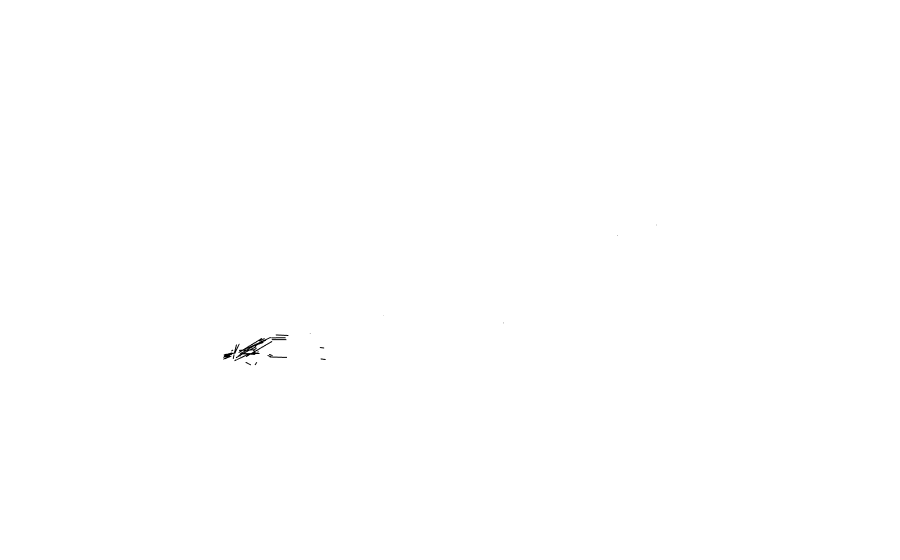

The notebook cell saved with this chart:
### Code cell
#calculate the gradient with respect to E as a function 
f_point_wise = graph[3,:].T
gradient_f = f.grad()

plot_quiver_3d(
    graph[0:3,:].T, 
    quiver=gradient_f.to_ambient(), 
    scale=10, 
    line_width=2,
    camera=camera
).show()

### Figure 1 — Plotly figure (JSON) as saved in the notebook; plotly's stock layout.template omitted (floating-point values rounded to 4 significant figures; data arrays with more than 128 entries replaced by an {"elided": "..."} marker saying what was removed)
{"data": [{"line": {"color": "black", "width": 2}, "mode": "lines", "opacity": 1, "showlegend": false, "type": "scatter3d", "x": {"elided": "159 float values"}, "y": {"elided": "159 float values"}, "z": {"elided": "159 float values"}}, {"anchor": "tail", "colorscale": [[0, "black"], [1, "black"]], "opacity": 1, "showscale": false, "sizemode": "absolute", "sizeref": 4.028, "type": "cone", "u": [-0.006612, 0.02313, 0.04511, -0.02153, 0.02401, 0.02693, 0.8539, 0.7602, 2.004, 2.31, 2.236, 2.648, 0.8639, 0.9077, 0.4167, 0.4157, 0.2305, 0.8942, -0.7322, -0.6783, -1.74, -0.238, -4.756, -2.05, -1.113, -0.7479, -4.414, -1.983, -2.88, -2.204, -4.753, -5.987, -3.888, -2.516, -2.865, -2.646, -3.858, -0.6397, -0.8892, -0.09921, -0.7426, -1.728, -1.142, -1.238, 0.7872, -0.5185, -0.02335, -0.676, 0.4071, 0.08077, -0.3401, -0.1994, 0.2083], "v": [0.0009476, -0.02674, -0.02856, 0.06573, -0.009026, 0.108, -0.3185, -0.2767, -0.7899, -0.9779, -1.001, -1.488, 0.9466, 0.5349, -0.4585, -0.4121, 2.501, 2.81, 1.156, 0.9762, 0.7224, -0.177, 1.704, 3.704, -0.1167, -0.08949, 0.6388, 1.074, 1.964, 0.6368, 0.484, -2.587, -1.483, -0.658, -3.965, -4.586, -2.739, -1.421, -6.046, -1.335, -5.268, -5.211, -5.874, -3.945, -2.09, -4.754, -4.47, -5.466, -2.623, -3.522, -3.271, -2.438, -1.929], "w": [-0.008467, -0.004183, 0.01793, 0.03907, -0.001548, 0.1178, 0.5152, 0.4237, 0.8634, 0.8003, 0.7185, 0.8452, 0.5431, 0.2965, 0.3101, 0.3549, 1.114, 1.336, 0.8184, 0.8269, 0.7496, -0.0846, 1.819, 2.61, -0.6301, -0.4418, 0.2853, 0.8172, 1.711, 0.7186, 0.8416, -2.086, -3.333, -2.151, -2.0, -2.415, -3.984, -1.806, -4.516, -1.2, -4.515, -5.487, -5.394, -3.49, -1.197, -4.207, -3.695, -4.656, -1.563, -2.761, -2.528, -1.857, -1.138], "x": [-67.26, -48.0, -41.95, -47.5, -9.085, -4.822, -12.36, -14.22, -6.142, -5.346, -5.507, -5.173, -0.3152, -1.072, -5.777, -5.353, 0.3511, -1.065, -5.4, -5.423, -5.447, -4.845, -6.129, -3.528, -4.794, -4.581, -7.401, -1.905, -3.116, -2.151, -5.557, -7.132, -5.94, -4.787, -3.335, -3.087, -5.514, -2.44, -1.013, -1.023, -0.7617, -2.409, -1.532, -2.02, -0.59, -0.4293, -0.7891, -0.9142, -0.3413, -0.613, -0.447, -0.1821, -0.3119], "y": [56.04, 56.76, 53.71, 28.04, 37.06, 23.42, 12.68, 9.878, 8.99, 8.693, 8.358, 6.853, 10.65, 9.643, 5.471, 5.678, 10.5, 10.31, 6.189, 5.709, 5.355, 3.287, 6.928, 8.869, 3.21, 2.471, 4.142, 5.586, 6.449, 4.777, 4.268, 0.8141, 1.04, 1.623, -1.117, -1.865, -0.649, 0.2629, -3.928, 0.4726, -3.244, -3.402, -4.163, -2.408, -1.233, -3.166, -3.462, -4.264, -1.85, -2.705, -2.335, -1.553, -1.287], "z": [-4.547, 32.13, 31.58, -3.566, 25.16, 16.13, -0.9908, -1.013, 6.457, 5.639, 5.762, 0.3519, 3.971, 6.263, -0.2231, -0.1068, 4.306, 6.013, 3.94, 4.064, 3.315, -0.1353, 3.641, 6.181, -0.6806, -0.8865, 2.208, 2.403, 3.921, 2.489, 3.11, -0.5856, -2.902, -2.049, -0.1888, -0.6562, -2.754, -1.888, -3.324, -2.016, -3.697, -4.831, -4.369, -1.971, -1.216, -3.556, -3.215, -4.102, -1.461, -2.37, -2.307, -1.748, -1.139]}], "layout": {"coloraxis": {"showscale": false}, "margin": {"b": 0, "l": 0, "r": 0, "t": 0}, "paper_bgcolor": "white", "plot_bgcolor": "white", "scene": {"aspectmode": "data", "xaxis": {"showbackground": false, "showgrid": false, "showticklabels": false, "title": {"text": ""}, "visible": false, "zeroline": false}, "yaxis": {"showbackground": false, "showgrid": false, "showticklabels": false, "title": {"text": ""}, "visible": false, "zeroline": false}, "zaxis": {"showbackground": false, "showgrid": false, "showticklabels": false, "title": {"text": ""}, "visible": false, "zeroline": false}}, "showlegend": false, "title": {"text": ""}, "xaxis": {"automargin": false, "showgrid": false, "showline": false, "showticklabels": false, "title": {"text": ""}, "zeroline": false}, "yaxis": {"automargin": false, "scaleanchor": "x", "scaleratio": 1, "showgrid": false, "showline": false, "showticklabels": false, "title": {"text": ""}, "zeroline": false}}}
